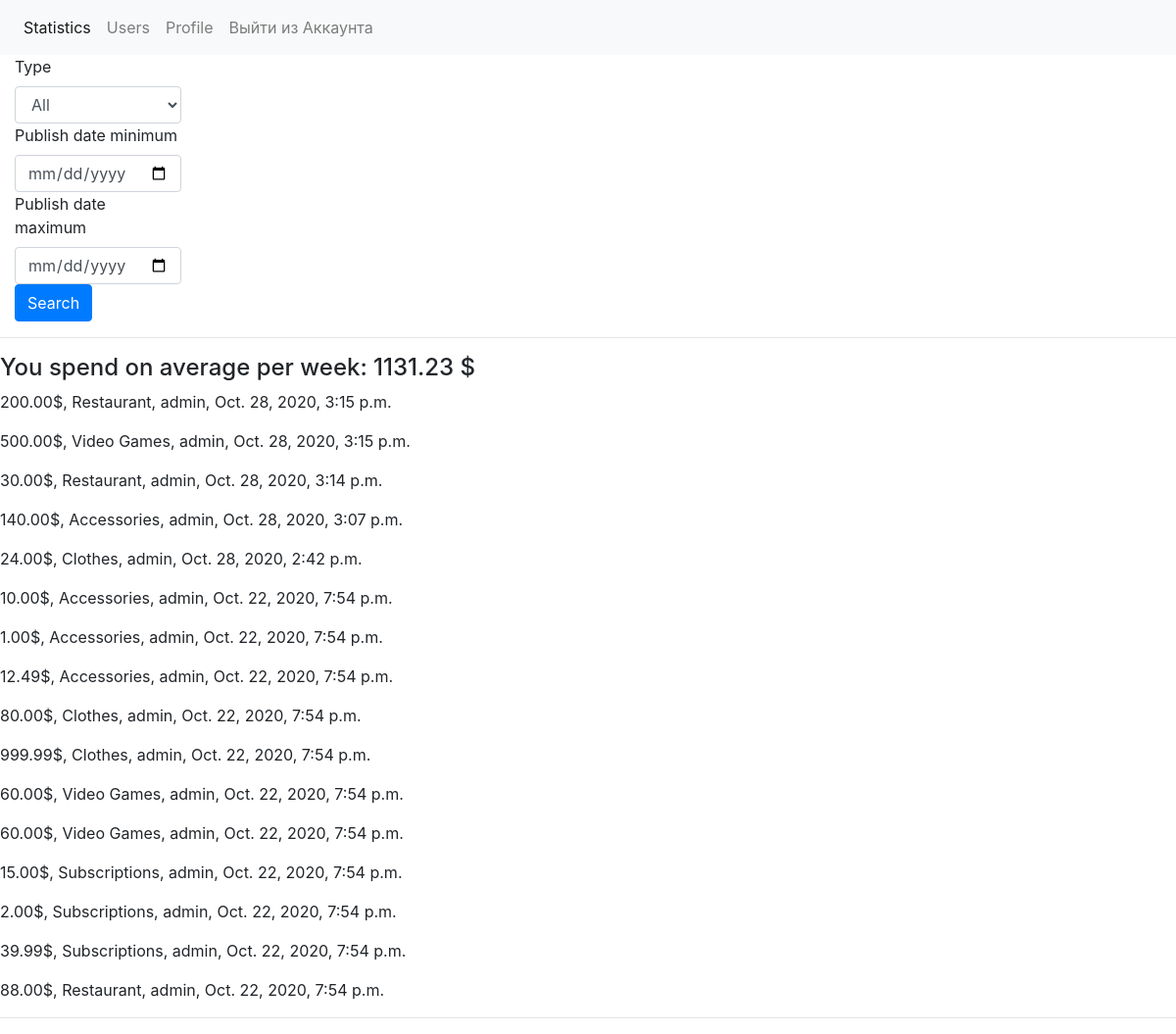
/detail/ (signed in), run on an earlier commit of the app's database.
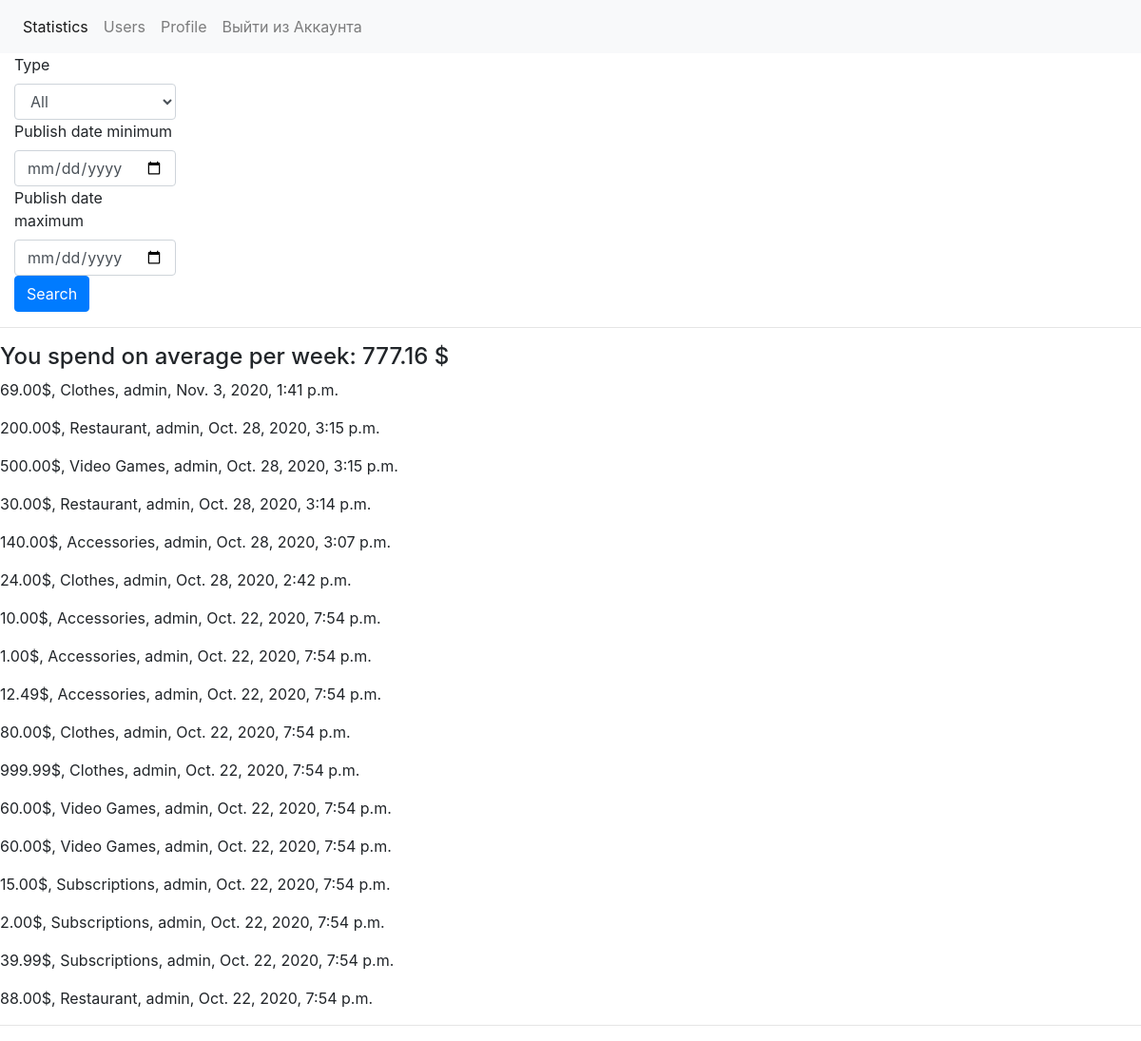
And on a later commit of the database.
### main/models.py (models this page shows, shortened)
class Purchase(models.Model):
    user = models.ForeignKey(Profile, on_delete=models.CASCADE)
    type = models.ForeignKey(Type, related_name='Type', on_delete=models.CASCADE)
    cost = models.DecimalField('Cost $', decimal_places=2, max_digits=12)
    date = models.DateTimeField('Created Date', default=timezone.now())
    class Meta:
        verbose_name = 'Purchase'
        verbose_name_plural = 'Purchases'
        ordering = ['-date']

class Type(models.Model):
    name = models.CharField('Type of Purchase', max_length=100)
    slug = models.SlugField('Url', max_length=110)
    color = models.ForeignKey(Color, on_delete=models.CASCADE)
    class Meta:
        verbose_name = 'Type'
        verbose_name_plural = 'Types'
        ordering = ['name']
    def __str__(self):
        return self.name

### user/models.py (models this page shows, shortened)
class Profile(models.Model):
    user = models.OneToOneField(User, on_delete=models.CASCADE)
    avatar = models.ImageField('Avatar', upload_to='avatars', blank=True,
                               default=os.path.join(BASE_DIR, 'media/avatars/nophoto.jpg'))
    first_name = models.CharField('First Name', max_length=50, blank=True)
    last_name = models.CharField('Last Name', max_length=50, blank=True)
    slug = models.SlugField('Url', unique=True, max_length=60)
    bio = models.TextField('Bio', max_length=200, blank=True)
    created_date = models.DateTimeField('Created date', auto_now_add=True)
    class Meta:
        verbose_name = 'Profile'
        verbose_name_plural = 'Profiles'
    def __str__(self):
        return self.slug

### statistics_m/views.py (the view)
# urls.py: path('detail/', views.StatisticsListAndAdd.as_view(), name='statistics'),
class StatisticsListAndAdd(PurchaseListAndAddMixin, View):
    queryset = filter_statistics_by_date_and_types
    types = get_type_list()
    average = get_ready_average
    template_name = 'statistics/statistics.html'

### services/main_logic.py (called while the page is built)
def user_is_anonymous(obj):
    try:
        return obj
    except AttributeError:
        return HttpResponseRedirect('accounts/login/')

def get_users_purchases(self):
    users_purchases = Purchase.objects.filter(user=self.request.user.profile.pk)
    return user_is_anonymous(obj=users_purchases)

def _is_valid(value):
    return value != '' and value is not None

### services/optimization_logic.py (called while the page is built)
def _get_purchase_date(self):
    date_purchase = get_users_purchases(self).values_list('date', flat=True)
    return date_purchase

def _weeks_datetime_to_str(self):
    dirty_date_of_weeks = []
    for i in _get_purchase_date(self):
        start_week = i - datetime.timedelta(i.weekday())
        end_week = start_week + datetime.timedelta(7)
        s_w = datetime.datetime.strftime(start_week, '%Y-%m-%d')
        e_w = datetime.datetime.strftime(end_week, '%Y-%m-%d')
        dirty_date_of_weeks.append(s_w + ' ' + e_w)
    return dirty_date_of_weeks

def _remove_duplicates(self):
    clear_date_of_weeks = list(set(_weeks_datetime_to_str(self)))
    return clear_date_of_weeks

def _get_sorted_date(self):
    sorted_date_of_weeks = sorted(_remove_duplicates(self))
    return sorted_date_of_weeks

### templates/statistics/statistics.html (shortened to what this page needs)
{% extends 'base.html' %}
{% block content %}
        <div class="form-group col-md-2 col-lg-2">
            <form method="GET" action=".">
                <label for="type">Type</label>
                <select id="type" class="form-control" name="type">
                    <option selected>All</option>
                </select>
                <label for="publishDateMin">Publish date minimum</label>
                <input type="date" class="form-control" id="publishDateMin" name="date_min">
                <label for="publishDateMax">Publish date maximum</label>
                <input type="date" class="form-control" id="publishDateMax" name="date_max">
                <button type="submit" class="btn btn-primary">Search</button>
            </form>
        </div>
    <hr>
    <h4>
        You spend on average per week:
        {% for obj in average %}
            {{ obj }}
        {% endfor %}$
    </h4>
    {% for obj in statistics %}
       <p>{{ obj.cost }}$, {{ obj.type }}, {{ obj.user }}, {{ obj.date }}</p>
    {% endfor %}
    <hr>
{% endblock %}

What changed in the data, as far as the page shows it:
added Purchase: cost "69.00", type "Clothes", user "admin", date "Nov. 3, 2020, 1:41 p.m."
Also different on the page:
new list line: "777.16"
list line gone: "1131.23"
